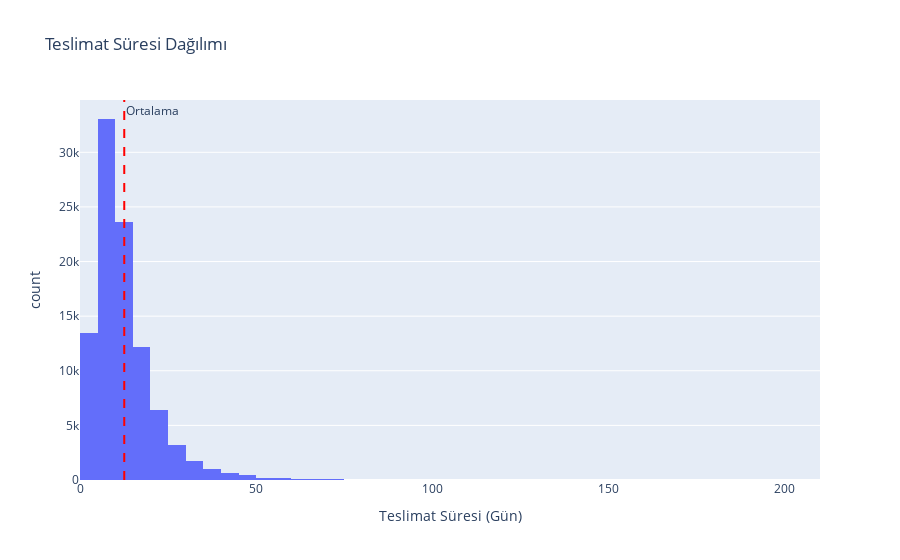

This figure's notebook cell:
### Markdown cell above
---
## 🎯 Adım 2: Teslimat Süresi Analizi

Teslimat süresi = Sipariş tarihi ile teslim tarihi arasındaki gün farkı

### Code cell
# Teslimat süresi hesaplama
query = '''
SELECT 
    (JULIANDAY(order_delivered_customer_date) - JULIANDAY(order_purchase_timestamp)) as teslimat_gunu
FROM orders 
WHERE order_delivered_customer_date IS NOT NULL
    AND order_status = 'delivered'
'''

with engine.connect() as conn:
    delivery = pd.read_sql(text(query), conn)

print('📦 Teslimat Süresi İstatistikleri')
print('='*40)
print(f'Ortalama: {delivery["teslimat_gunu"].mean():.1f} gün')
print(f'Medyan:   {delivery["teslimat_gunu"].median():.1f} gün')
print(f'Std:      {delivery["teslimat_gunu"].std():.1f} gün')
print(f'Min:      {delivery["teslimat_gunu"].min():.1f} gün')
print(f'Max:      {delivery["teslimat_gunu"].max():.1f} gün')

# Histogram
fig = px.histogram(delivery, x='teslimat_gunu', nbins=50,
                   title='Teslimat Süresi Dağılımı',
                   labels={'teslimat_gunu': 'Teslimat Süresi (Gün)'})
fig.add_vline(x=delivery['teslimat_gunu'].mean(), line_dash='dash', 
              line_color='red', annotation_text='Ortalama')
fig.show()

### Figure 1 — Plotly figure (JSON) as saved in the notebook; plotly's stock layout.template omitted (floating-point values rounded to 4 significant figures; data arrays with more than 128 entries replaced by an {"elided": "..."} marker saying what was removed)
{"data": [{"alignmentgroup": "True", "bingroup": "x", "hovertemplate": "Teslimat Süresi (Gün)=%{x}<br>count=%{y}<extra></extra>", "legendgroup": "", "marker": {"color": "#636efa", "pattern": {"shape": ""}}, "name": "", "nbinsx": 50, "offsetgroup": "", "orientation": "v", "showlegend": false, "type": "histogram", "x": {"elided": "96470 float values"}, "xaxis": "x", "yaxis": "y"}], "layout": {"annotations": [{"showarrow": false, "text": "Ortalama", "x": 12.56, "xanchor": "left", "xref": "x", "y": 1, "yanchor": "top", "yref": "y domain"}], "barmode": "relative", "legend": {"tracegroupgap": 0}, "shapes": [{"line": {"color": "red", "dash": "dash"}, "type": "line", "x0": 12.56, "x1": 12.56, "xref": "x", "y0": 0, "y1": 1, "yref": "y domain"}], "title": {"text": "Teslimat Süresi Dağılımı"}, "xaxis": {"anchor": "y", "domain": [0, 1], "title": {"text": "Teslimat Süresi (Gün)"}}, "yaxis": {"anchor": "x", "domain": [0, 1], "title": {"text": "count"}}}}
